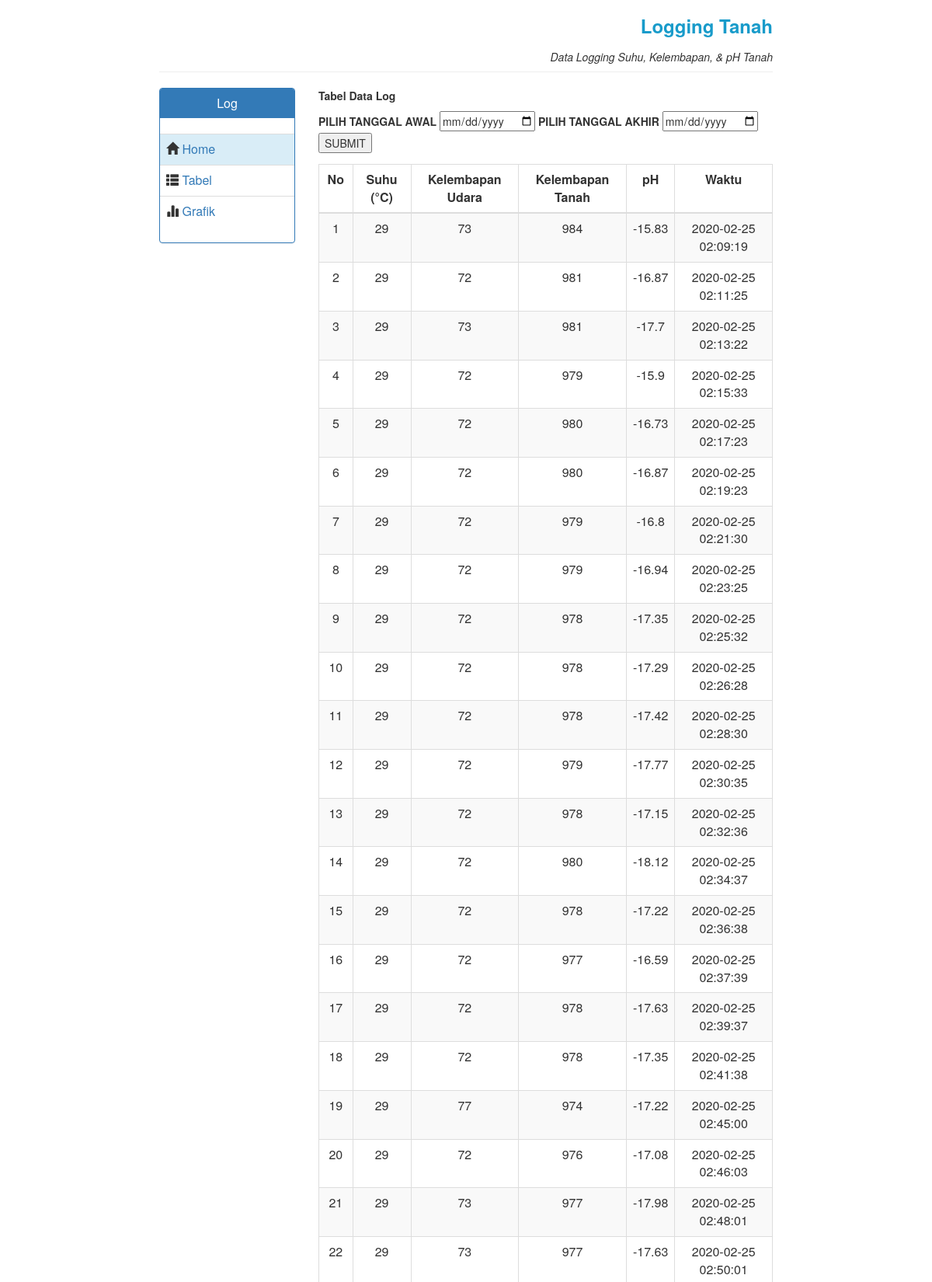
Screenshot of /tanah/tables.php (upper part) with the database file from the repository.
### tables this page shows
CREATE TABLE `tanah` (
  `id` bigint(20) NOT NULL,
  `suhu` float DEFAULT NULL,
  `kelembapan_tanah` float DEFAULT NULL,
  `kelembapan_udara` float DEFAULT NULL,
  `ph` float DEFAULT NULL,
  `waktu` timestamp NULL DEFAULT CURRENT_TIMESTAMP ON UPDATE CURRENT_TIMESTAMP
);

### lib/tanah.php (called while the page is built, shortened)
<?php
include_once (__DIR__ . "/DB.php");
class Sensor{
    private $table_name='tanah';
    private $db = null;
    function __construct(){
        if ($this->db ==  null){
            $conn = new DB();
            $this->db = $conn->db;
        }
    }
    function getAll(){
        $kueri = "SELECT * FROM ".$this->table_name."";
        $hasil = $this->db->query($kueri) or die ("Error ".$this->db->connect_error);
        $data = array();
        while ($row = $hasil->fetch_assoc()){
            $data[]=$row;
        }
        return array("data"=>$data);
    }
}

### lib/DB.php (called while the page is built, shortened)
<?php
class DB {
    private $host  = DB_HOST;
    private $user  = DB_USER;
    private $passwd = DB_PASSWORD;
    private $dbname    = DB_NAME;
    public $db = null;
    function __construct(){
        if ($this->db == null) {
            $conn = new mysqli($this->host,
            $this->user,
            $this->passwd,
            $this->dbname);
            if ($conn->connect_error){
                die ("Gagal melakukan koneksi
                ke MYSQL".$conn->connect_error);
            } else {
                $this->db = $conn;
            }
        }
    }
}

### tanah/tables.php (the view, shortened to what this page needs)
<?php
include_once(__DIR__."/../lib/tanah.php");
$sensor = new Sensor();
$getAll=$sensor->getAll();
?>
<html>
	<head>
		<link rel="stylesheet" href="./include/css/style.css">
		<link rel="stylesheet" href="./include/css/bootstrap.css">
	</head>
	<body>
	<?php include "master/header.php" ?>
	<br>
			<div class="row">
				<div class="col-md-2 col-md-offset-2">
					<div class="panel panel-primary">
  						<div class="panel-heading">
    					<h3 class="panel-title tengah">Log</h3>
  						</div>
  						<div class="panel-body" style="padding:0px;">
						  <?php include "master/side-menu.php" ?>
  					</div>
				</div>
			</div>
			<div class="col-md-6">
				<p class="tebel">Tabel Data Log</p>
				<form method="get">
			<label>PILIH TANGGAL AWAL</label>
			<input type="date" name="tanggalawal">
			<label>PILIH TANGGAL AKHIR</label>
			<input type="date" name="tanggalakhir">
			<input type="submit" value="SUBMIT" >
		</form>
				<table class="table table-striped table-bordered">
					<thead>
						<td><center><p class="tebel" style="margin-top:0px; margin-bottom:0px">No</p></center></td>
						<td><center><p class="tebel" style="margin-top:0px; margin-bottom:0px">Suhu (&degC)</p></center></td>
						<td><center><p class="tebel" style="margin-top:0px; margin-bottom:0px">Kelembapan Udara</p></center></td>
						<td><center><p class="tebel" style="margin-top:0px; margin-bottom:0px">Kelembapan Tanah</p></center></td>
						<td><center><p class="tebel" style="margin-top:0px; margin-bottom:0px">pH</p></center></td>
						<td><center><p class="tebel" style="margin-top:0px; margin-bottom:0px">Waktu</p></center></td>
					</thead>
					<tbody>
					<?php
					$no = 0;
					if(isset($_GET['tanggalawal']) AND isset($_GET['tanggalakhir'])){
						$tglawal = $_GET['tanggalawal'];
						$tglakhir = $_GET['tanggalakhir'];
						$getAllWaktu=$sensor->getAllWaktu($tglawal,$tglakhir);
						$sql = $resultArray = isset($getAllWaktu['data']) ? $getAllWaktu['data'] : [];
					} else{
						$sql = $resultArray = isset($getAll['data']) ? $getAll['data'] : [];
					}
					foreach($sql as $result){
						$no++;
						echo
						"<tr>
						<td><center>$no</center></td>
						<td><center>$result[suhu]</center></td>
						<td><center>$result[kelembapan_udara]</center></td>
						<td><center>$result[kelembapan_tanah]</center></td>
						<td><center>$result[ph]</center></td>
						<td><center>$result[waktu]</center></td>
						</tr>";
					}
						?>
					</tbody>
				</table>
			</div>
		</div>
	</body>
</html>

### tanah/include/css/style.css (style rules this page uses)
.tebel { font-weight: bold; }
.tengah { text-align: center; }
html, body { height: 100%; }

### rows the page displays
tanah: suhu "29", kelembapan_udara "73", kelembapan_tanah "984", ph "-15.83", waktu "2020-02-25 02:09:19"
tanah: suhu "29", kelembapan_udara "72", kelembapan_tanah "981", ph "-16.87", waktu "2020-02-25 02:11:25"
tanah: suhu "29", kelembapan_udara "73", kelembapan_tanah "981", ph "-17.7", waktu "2020-02-25 02:13:22"
tanah: suhu "29", kelembapan_udara "72", kelembapan_tanah "979", ph "-15.9", waktu "2020-02-25 02:15:33"
tanah: suhu "29", kelembapan_udara "72", kelembapan_tanah "980", ph "-16.73", waktu "2020-02-25 02:17:23"
tanah: suhu "29", kelembapan_udara "72", kelembapan_tanah "980", ph "-16.87", waktu "2020-02-25 02:19:23"
tanah: suhu "29", kelembapan_udara "72", kelembapan_tanah "979", ph "-16.8", waktu "2020-02-25 02:21:30"
tanah: suhu "29", kelembapan_udara "72", kelembapan_tanah "979", ph "-16.94", waktu "2020-02-25 02:23:25"
tanah: suhu "29", kelembapan_udara "72", kelembapan_tanah "978", ph "-17.35", waktu "2020-02-25 02:25:32"
tanah: suhu "29", kelembapan_udara "72", kelembapan_tanah "978", ph "-17.29", waktu "2020-02-25 02:26:28"
tanah: suhu "29", kelembapan_udara "72", kelembapan_tanah "978", ph "-17.42", waktu "2020-02-25 02:28:30"
tanah: suhu "29", kelembapan_udara "72", kelembapan_tanah "979", ph "-17.77", waktu "2020-02-25 02:30:35"
tanah: suhu "29", kelembapan_udara "72", kelembapan_tanah "978", ph "-17.15", waktu "2020-02-25 02:32:36"
tanah: suhu "29", kelembapan_udara "72", kelembapan_tanah "980", ph "-18.12", waktu "2020-02-25 02:34:37"
tanah: suhu "29", kelembapan_udara "72", kelembapan_tanah "978", ph "-17.22", waktu "2020-02-25 02:36:38"
tanah: suhu "29", kelembapan_udara "72", kelembapan_tanah "977", ph "-16.59", waktu "2020-02-25 02:37:39"
tanah: suhu "29", kelembapan_udara "72", kelembapan_tanah "978", ph "-17.63", waktu "2020-02-25 02:39:37"
tanah: suhu "29", kelembapan_udara "72", kelembapan_tanah "978", ph "-17.35", waktu "2020-02-25 02:41:38"
tanah: suhu "29", kelembapan_udara "77", kelembapan_tanah "974", ph "-17.22", waktu "2020-02-25 02:45:00"
tanah: suhu "29", kelembapan_udara "72", kelembapan_tanah "976", ph "-17.08", waktu "2020-02-25 02:46:03"
tanah: suhu "29", kelembapan_udara "73", kelembapan_tanah "977", ph "-17.98", waktu "2020-02-25 02:48:01"
tanah: suhu "29", kelembapan_udara "73", kelembapan_tanah "977", ph "-17.63", waktu "2020-02-25 02:50:01"
